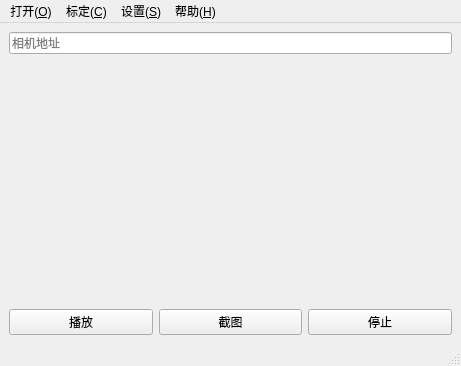
<?xml version="1.0" encoding="UTF-8"?>
<ui version="4.0">
 <class>MainWindow</class>
 <widget class="QMainWindow" name="MainWindow">
  <property name="geometry">
   <rect>
    <x>0</x>
    <y>0</y>
    <width>461</width>
    <height>366</height>
   </rect>
  </property>
  <property name="windowTitle">
   <string>流媒体视频播放器</string>
  </property>
  <widget class="QWidget" name="centralwidget">
   <layout class="QVBoxLayout" name="verticalLayout_2">
    <item>
     <layout class="QVBoxLayout" name="verticalLayout" stretch="1,8,1">
      <item>
       <widget class="QLineEdit" name="url_input">
        <property name="placeholderText">
         <string>相机地址</string>
        </property>
        <property name="clearButtonEnabled">
         <bool>false</bool>
        </property>
       </widget>
      </item>
      <item>
       <widget class="QLabel" name="image_label">
        <property name="text">
         <string/>
        </property>
        <property name="alignment">
         <set>Qt::AlignCenter</set>
        </property>
       </widget>
      </item>
      <item>
       <layout class="QHBoxLayout" name="horizontalLayout">
        <item>
         <widget class="QPushButton" name="play_button">
          <property name="text">
           <string>播放</string>
          </property>
          <property name="autoExclusive">
           <bool>false</bool>
          </property>
         </widget>
        </item>
        <item>
         <widget class="QPushButton" name="shot_button">
          <property name="text">
           <string>截图</string>
          </property>
          <property name="autoExclusive">
           <bool>false</bool>
          </property>
         </widget>
        </item>
        <item>
         <widget class="QPushButton" name="stop_button">
          <property name="text">
           <string>停止</string>
          </property>
          <property name="autoExclusive">
           <bool>false</bool>
          </property>
         </widget>
        </item>
       </layout>
      </item>
     </layout>
    </item>
   </layout>
  </widget>
  <widget class="QMenuBar" name="menubar">
   <property name="geometry">
    <rect>
     <x>0</x>
     <y>0</y>
     <width>461</width>
     <height>22</height>
    </rect>
   </property>
   <widget class="QMenu" name="open">
    <property name="title">
     <string>打开(&amp;O)</string>
    </property>
    <addaction name="camera_address"/>
   </widget>
   <widget class="QMenu" name="settings">
    <property name="title">
     <string>设置(&amp;S)</string>
    </property>
    <addaction name="screenshot_setting"/>
   </widget>
   <widget class="QMenu" name="help">
    <property name="title">
     <string>帮助(&amp;H)</string>
    </property>
    <addaction name="data_collection"/>
    <addaction name="about_us"/>
   </widget>
   <widget class="QMenu" name="calibration">
    <property name="title">
     <string>标定(&amp;C)</string>
    </property>
   </widget>
   <addaction name="open"/>
   <addaction name="calibration"/>
   <addaction name="settings"/>
   <addaction name="help"/>
  </widget>
  <widget class="QStatusBar" name="statusbar"/>
  <action name="camera_address">
   <property name="text">
    <string>相机地址(&amp;L)</string>
   </property>
   <property name="toolTip">
    <string>相机地址</string>
   </property>
   <property name="shortcut">
    <string>Ctrl+L</string>
   </property>
  </action>
  <action name="screenshot_setting">
   <property name="text">
    <string>截图设置(&amp;F)</string>
   </property>
   <property name="toolTip">
    <string>截图设置</string>
   </property>
  </action>
  <action name="about_us">
   <property name="text">
    <string>关于我们(&amp;A)</string>
   </property>
   <property name="toolTip">
    <string>关于我们</string>
   </property>
  </action>
  <action name="data_collection">
   <property name="text">
    <string>数据采集(&amp;D)</string>
   </property>
   <property name="toolTip">
    <string>数据采集</string>
   </property>
  </action>
 </widget>
 <resources/>
 <connections/>
</ui>
